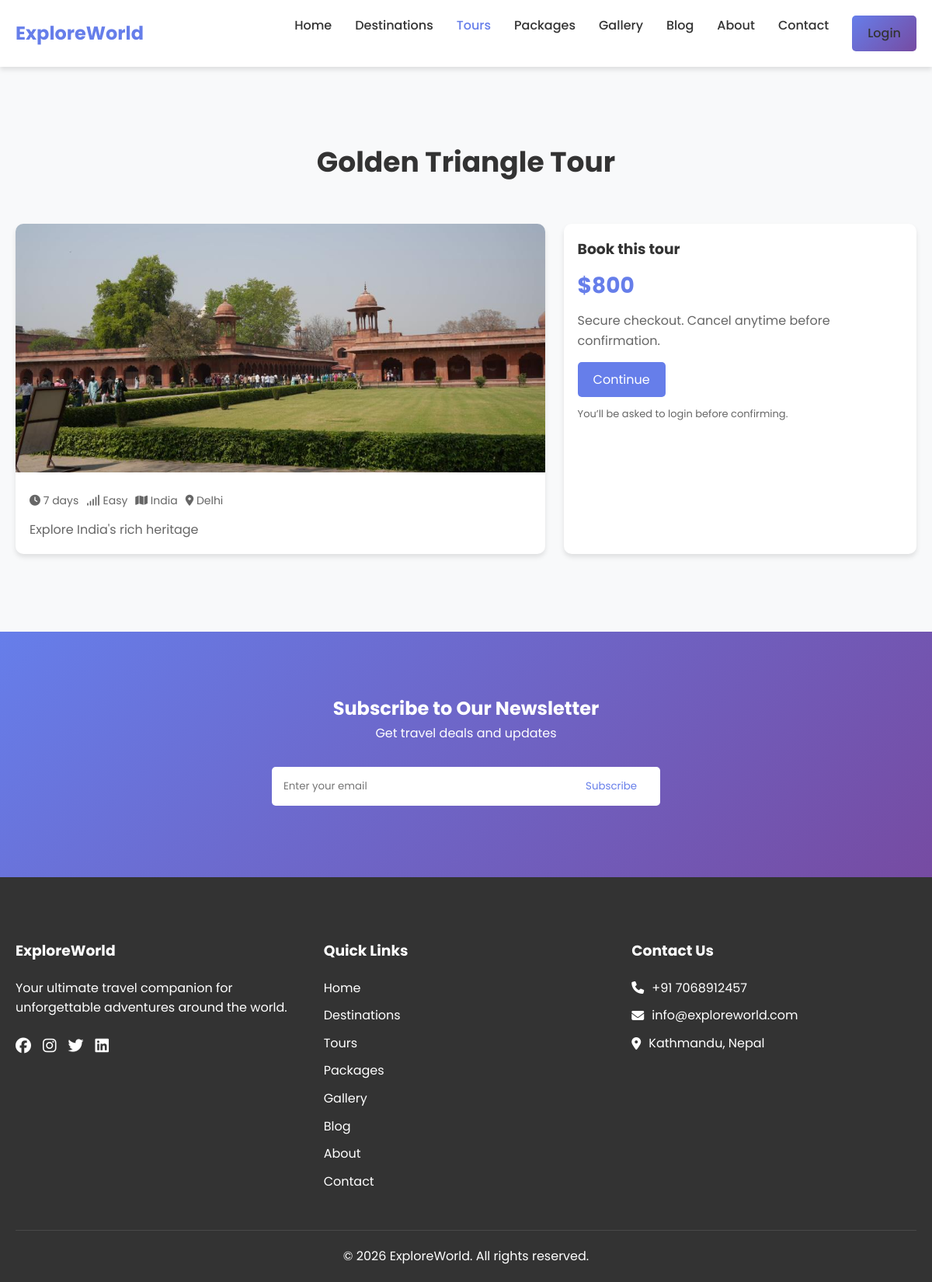
The page /tour.php?id=2 on the database its author committed.
### tables this page shows
CREATE TABLE IF NOT EXISTS tours (
    id INT AUTO_INCREMENT PRIMARY KEY,
    name VARCHAR(100) NOT NULL,
    description TEXT,
    destination_id INT,
    duration INT,
    difficulty ENUM('Easy', 'Moderate', 'Difficult'),
    price DECIMAL(10,2),
    image_url VARCHAR(255),
    created_at TIMESTAMP DEFAULT CURRENT_TIMESTAMP,
    FOREIGN KEY (destination_id) REFERENCES destinations(id)
        ON UPDATE CASCADE
        ON DELETE SET NULL
);

CREATE TABLE IF NOT EXISTS destinations (
    id INT AUTO_INCREMENT PRIMARY KEY,
    name VARCHAR(100) NOT NULL,
    description TEXT,
    location VARCHAR(255),
    country VARCHAR(100),
    image_url VARCHAR(255),
    rating DECIMAL(3,2),
    created_at TIMESTAMP DEFAULT CURRENT_TIMESTAMP
);

### config/database.php (called while the page is built, shortened)
<?php
$isDevelopment = getenv('APP_ENV') === 'development';
try {
    $conn = new mysqli(DB_HOST, DB_USER, DB_PASS, DB_NAME);
} catch (Exception $e) {
    error_log("Database connection error: " . $e->getMessage());
    if ($isDevelopment) {
        die("Database connection error: " . htmlspecialchars($e->getMessage(), ENT_QUOTES, 'UTF-8'));
    }
    die("We're experiencing technical difficulties. Please try again later.");
}
function execute_query($sql, $types = "", $params = []) {
    global $conn;
    try {
        $stmt = $conn->prepare($sql);
        if (!empty($params)) {
            $stmt->bind_param($types, ...$params);
        }
        if (!$stmt->execute()) {
            throw new Exception("Execute failed: " . $stmt->error);
        }
        return $stmt;
    } catch (Exception $e) {
        error_log("Query execution error: " . $e->getMessage());
        return false;
    }
}
function get_results($stmt) {
    $result = $stmt->get_result();
    $rows = [];
    while ($row = $result->fetch_assoc()) {
        $rows[] = $row;
    }
    return $rows;
}
?>

### includes/init.php (called while the page is built, shortened)
<?php
require_once __DIR__ . '/../config/database.php';
function url_path(string $path): string {
    return BASE_URL . '/' . ltrim($path, '/');
}
function is_logged_in(): bool {
    return isset($_SESSION['user']) && isset($_SESSION['user']['id']);
}
function e(string $value): string {
    return htmlspecialchars($value, ENT_QUOTES, 'UTF-8');
}
?>

### tour.php (the view, shortened to what this page needs)
<?php
require_once __DIR__ . '/includes/header.php';
$id = isset($_GET['id']) ? (int)$_GET['id'] : 0;
$stmt = execute_query("SELECT t.*, d.name AS destination_name, d.country, d.location
                      FROM tours t
                      LEFT JOIN destinations d ON d.id = t.destination_id
                      WHERE t.id = ? LIMIT 1", "i", [$id]);
$rows = $stmt ? get_results($stmt) : [];
$tour = $rows[0];
?>
<section class="destinations-page">
  <div class="container">
    <h1 class="section-title"><?php echo e((string)$tour['name']); ?></h1>
    <div style="display:grid; grid-template-columns: 1.2fr 0.8fr; gap: 24px;">
      <div style="background:#fff; border-radius: 10px; box-shadow: var(--shadow); overflow:hidden;">
        <img src="<?php echo e(url_path($tour['image_url'] ?: 'assets/images/everest.svg')); ?>" alt="<?php echo e((string)$tour['name']); ?>" style="width:100%; height:320px; object-fit:cover;">
        <div style="padding: 18px;">
          <div style="display:flex; gap: 10px; flex-wrap: wrap; color: var(--light-text); font-size: 14px; margin-bottom: 12px;">
            <span><i class="fas fa-clock"></i> <?php echo e((string)$tour['duration']); ?> days</span>
            <span><i class="fas fa-signal"></i> <?php echo e((string)$tour['difficulty']); ?></span>
            <?php if (!empty($tour['country'])): ?><span><i class="fas fa-map"></i> <?php echo e((string)$tour['country']); ?></span><?php endif; ?>
            <?php if (!empty($tour['location'])): ?><span><i class="fas fa-map-marker-alt"></i> <?php echo e((string)$tour['location']); ?></span><?php endif; ?>
          </div>
          <p style="color: var(--light-text); line-height: 1.7;">
            <?php echo e((string)($tour['description'] ?? '')); ?>
          </p>
        </div>
      </div>
      <div style="background:#fff; border-radius: 10px; box-shadow: var(--shadow); padding: 18px;">
        <h3 style="margin-bottom: 10px;">Book this tour</h3>
        <div style="font-size: 28px; font-weight: 700; color: var(--primary-color); margin-bottom: 10px;">
          $<?php echo e(number_format((float)$tour['price'], 0)); ?>
        </div>
        <p style="color: var(--light-text); margin-bottom: 14px;">Secure checkout. Cancel anytime before confirmation.</p>
        <a class="btn-book" style="display:inline-block;" href="<?php echo e(url_path('booking.php?tour_id=' . urlencode((string)$tour['id']))); ?>">Continue</a>
        <?php if (!is_logged_in()): ?>
          <p style="margin-top: 12px; color: var(--light-text); font-size: 13px;">
            You’ll be asked to login before confirming.
          </p>
        <?php endif; ?>
      </div>
    </div>
  </div>
</section>
<?php require_once __DIR__ . '/includes/footer.php'; ?>

### assets/css/style.css (style rules this page uses)
html { scroll-behavior: smooth; }
:root { --primary-color: #667eea; --secondary-color: #764ba2; --text-color: #333; --light-text: #666; --white: #fff; --background: #f8f9fa; --border-color: #ddd; --shadow: 0 4px 6px rgba(0, 0, 0, 0.1); --transition: all 0.3s ease; }
* { margin: 0; padding: 0; box-sizing: border-box; font-family: 'Poppins', sans-serif; }
body { line-height: 1.6; color: var(--text-color); background-color: var(--background); padding-top: 100px; }
.container { max-width: 1200px; margin: 0 auto; padding: 0 20px; }
.section-title { text-align: center; margin-bottom: 50px; font-size: 36px; color: var(--text-color); }
.btn-book { display: inline-block; padding: 10px 20px; background: var(--primary-color); color: var(--white); text-decoration: none; border-radius: 5px; transition: var(--transition); }
.destinations-page { padding: 80px 0 100px; }

### rows shown on the page
tours: name "Golden Triangle Tour", image_url (picture), duration "7", difficulty "Easy", destination.country "India", destination.location "Delhi", description "Explore India's rich heritage", price "800"
